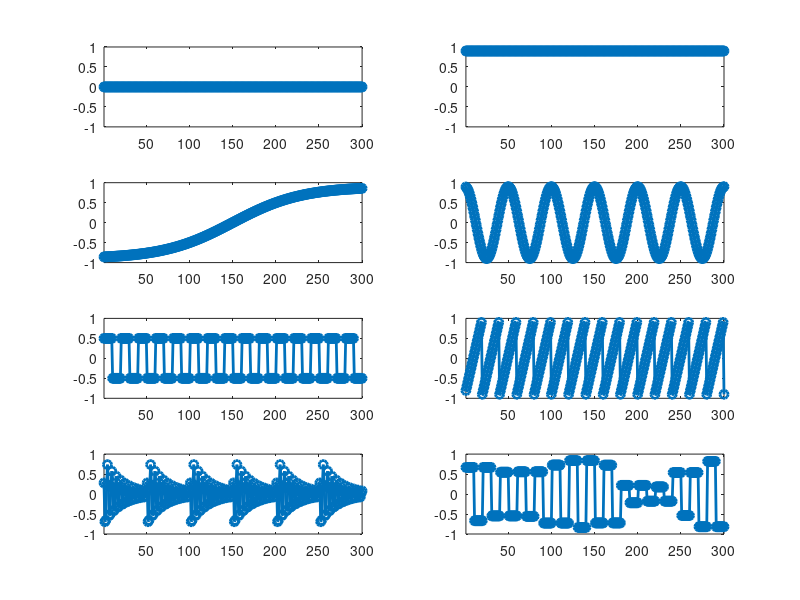

The MATLAB source for this figure: (Note: this script raises an error after producing the figure.)
function f
phi=10000*sind(180/10000);
pho=zeros(300,8);
[numofobs,numofcorr]=size(pho);
ran=rand(10,1);
for i=1:numofobs
    pho(i,1)=0;
    pho(i,2)=0.9;
    pho(i,3)=1.8*(1/(1+exp(-(i-numofobs/2)/40))-0.5);
    pho(i,4)=0.9*cos(2*phi*i/50);
    pho(i,5)=0.5*sign(sin(i*phi/10));
    pho(i,6)=1.8*(mod(i,20)/19-0.5);
    pho(i,7)=0.9*exp(-mod((i-1),50)/20)*cos(2*phi*i/5);
    pho(i,8)=0.9*ran(floor((i-1)/30)+1)*sign(sin(i*phi/10));
end
for i=1:numofcorr
    subplot(4,2,i)
    plot(pho(:,i),'-o','LineWidth',2)
    ylim([-1 1])
    xlim([1 numofobs])
end
%%%%%%%%%%%%%%%%%%%%%%%%%%%%%%%%%%%%%%%%%%%%%%%%%%%%%%%%%%%%%%%%%%%%%%%%
e=cell(50,numofcorr);
[repeattimes,numofcorr]=size(e);
epislon=cell(repeattimes,numofcorr);Ht=cell(repeattimes,numofcorr);
simulatedata=cell(repeattimes,numofcorr);
VARlag1=[5/8,0.5;0.25,5/8];VARconst=[0.01;0.5];
for j=1:numofcorr
    for i=1:repeattimes
        e{i,j}=zeros(numofobs,2);epislon{i,j}=zeros(numofobs,2);Ht{i,j}=zeros(numofobs,3);
        simulatedata{i,j}=zeros(numofobs,4);
        for k=1:numofobs
            SIGMA=[1,pho(k,j);pho(k,j),1];
            e{i,j}(k,:)=mvnrnd([0,0],SIGMA,1);
        end
        [epislon{i,j}(:,1),Ht{i,j}(:,1)]=tarch_simulate(e{i,j}(:,1),[0.01;0.05;0.9],1,0,1);
        [epislon{i,j}(:,2),Ht{i,j}(:,3)]=tarch_simulate(e{i,j}(:,2),[0.5;0.2;0.5],1,0,1);
        [simulatedata{i,j}(:,1)]=armaxfilter_simulate(epislon{i,j}(:,1),0,1,0.9);
        [simulatedata{i,j}(:,2)]=armaxfilter_simulate(epislon{i,j}(:,2),0,1,0.7);
        simulatedata{i,j}(1,3:end)=(eye(2)-VARlag1)\VARconst;
        for k=2:numofobs
            simulatedata{i,j}(k,3:end)=transpose(VARconst+VARlag1*transpose(simulatedata{i,j}(k-1,3:end))+transpose(epislon{i,j}(k,:)));
        end
        for k=1:numofobs
            Ht{i,j}(k,2)=pho(k,j)*sqrt(Ht{i,j}(k,1)*Ht{i,j}(k,3));
        end
    end
end
%%%%%%%%%%%%%%%%%%%%%%%%%%%%%%%%%%%%%%%%%%%%%%%%%%%%%%%%%%%%%%%%%%%%%%%%%%%%%
windowlength=285;
esdata=cell(repeattimes,numofcorr);% compare simple mean, univariate ar and var
esHt=cell(repeattimes,numofcorr);% compare cov risk metrics bekk and dcc
ARnumofcompare=6;
GARCHnumofcompare=(ARnumofcompare)*4*3;
ARlag=1;
for j=1:numofcorr
    for i=1:repeattimes
        esHt{i,j}=zeros(numofobs,GARCHnumofcompare);
        esdata{i,j}=zeros(numofobs,2*ARnumofcompare);
        errors=zeros(windowlength,2*ARnumofcompare);% the first 2 columns of errors are errors of simple mean
        % 3rd to 4th columns are univerate AR 5th to the end are VAR
        for o=1:2
            for k=1:(numofobs-windowlength)
                esdata{i,j}(k+windowlength,1+6*(o-1):2+6*(o-1))=mean(simulatedata{i,j}(k:(k+windowlength-1),(1+2*(o-1)):(2*o)));
                errors(:,1+6*(o-1):2+6*(o-1))=simulatedata{i,j}(k:(k+windowlength-1),(1+2*(o-1)):(2*o))...
                    -ones(windowlength,2)*diag(esdata{i,j}(k+windowlength,(1+2*(o-1)):(2*o)));
                %%%%%%%%%%%%%%%%%%%%%%
                for l=1:2
                    [ARparameters, ~, errors(:,2+l+6*(o-1))]=armaxfilter(simulatedata{i,j}(k:(k+windowlength-1),l+2*(o-1)),1,ARlag);
                    esdata{i,j}(k+windowlength,2+l+6*(o-1))=[1,simulatedata{i,j}((k+windowlength-ARlag):(k+windowlength-1),l+2*(o-1))]*ARparameters;  
                end
                %%%%%%%%%%%%%%%%%%%%%%%%%%%%%%%%%%%
                [VARparameters,~,~,~,VARconstent,~,~,errors(2:end,5+6*(o-1):6+6*(o-1))]=vectorar(simulatedata{i,j}(k:(k+windowlength-1),(1+2*(o-1)):(2*o)),1,ARlag);
                esdata{i,j}(k+windowlength,5+6*(o-1):6+6*(o-1))=simulatedata{i,j}((k+windowlength-ARlag):(k+windowlength-1),(1+2*(o-1)):(2*o))...
                    *transpose(VARparameters{ARlag})+transpose(VARconstent);
                %%%%%%%%%%%%%%%%%%%%%%%%%%%%%%%%%%%%%%%%%%
                for l=1:(ARnumofcompare/2)
                    cvHt=cov(errors(:,(1+2*(l-1)+6*(o-1)):(2*l+6*(o-1))));
                    esHt{i,j}(k+windowlength,(1+12*(l-1)+36*(o-1)):(3+12*(l-1)+36*(o-1)))=transpose(cvHt(tril(cvHt)~=0));
                    %%%%%%%%%%%%%%%
                    riskHt=riskmetrics(errors(:,(1+2*(l-1)+6*(o-1)):(2*l+6*(o-1))),0.94);
                    riskHt=riskHt(:,:,end);
                    esHt{i,j}(k+windowlength,(4+12*(l-1)+36*(o-1)):(6+12*(l-1)+36*(o-1)))=transpose(riskHt(tril(riskHt)~=0));
                    %%%%%%%%%%%%%%%%%%%
                    [~, ~, bekkHt] = bekk(errors(:,(1+2*(l-1)+6*(o-1)):(2*l+6*(o-1))),[],1,0,1,'Scalar');
                    bekkHt=bekkHt(:,:,end);
                    esHt{i,j}(k+windowlength,(7+12*(l-1)+36*(o-1)):(9+12*(l-1)+36*(o-1)))=transpose(bekkHt(tril(bekkHt)~=0));
                    %%%%%%%%%%%%%%%%
                    [~, ~, dccHt]=dcc(errors(:,(1+2*(l-1)+6*(o-1)):(2*l+6*(o-1))),[],1,0,1,1,0,1);
                    dccHt=dccHt(:,:,end);
                    esHt{i,j}(k+windowlength,(10+12*(l-1)+36*(o-1)):(12*l)+36*(o-1))=transpose(dccHt(tril(dccHt)~=0));
                end
            end
        end
    end
end
%%%%%%%%%%%%%%%%%%%%%%%%%%%%%%%%%%%%%%%%%%%%%%%%%%%%%%%%%%%%%%%%%%%%%%%%%%
%The first 3 columns of a certern cell in esHt are simple mean combined
%with simple COV, the next 3 contain simple mean combined with riskmetrics
%from the 13th column univerate AR combined with the corresponding method
%to estimate covariance matrix
%%%%%%%%%%%%%%%%%%%%%%%%%%%%%%%%%%%%%%%%%%%%%%%%%%%%%%%%%%%%%%%%%%%%%%%%%%%%
maeHt=cell(repeattimes,numofcorr);
for j=1:numofcorr
    for i=1:repeattimes
        maeHt{i,j}=zeros(numofobs-windowlength,GARCHnumofcompare);
        for k=1:(GARCHnumofcompare/3)
            maeHt{i,j}(:,(1+3*(k-1)):3*k)=abs(esHt{i,j}((1+windowlength):end,(1+3*(k-1)):3*k)...
                -Ht{i,j}((1+windowlength):end,:));
        end
    end
end
smaeHt=cell(repeattimes,numofcorr);summaeHt=cell(1,numofcorr);
for j=1:numofcorr
    for i=1:repeattimes
        smaeHt{i,j}=sum(maeHt{i,j});
    end
    summaeHt{j}=zeros(1,GARCHnumofcompare);
    for i=1:repeattimes
        summaeHt{j}=summaeHt{j}+smaeHt{i,j};
    end
end
for i=1:8
    summaeHt{i}=summaeHt{i}./(repeattimes*(numofobs-windowlength));
end
SUMHt=zeros(numofcorr,GARCHnumofcompare/3);
for i=1:numofcorr
    for j=1:(GARCHnumofcompare/3)
        SUMHt(i,j)=sum(summaeHt{i}((1+3*(j-1)):(3*j)));
    end
end
%%%%%%%%%%%%%%%%%%%%%%%%%%%%%%%%%%%%%%%%%%%%%%%%%%%%%%%%%%%%%%%%%%%%%%%%%%%%%
plot(SUMHt(:,5:GARCHnumofcompare/6)')
set(gca,'XTick',1:GARCHnumofcompare/6-4)
set(gca,'XTickLabel',{'ARMA-cov', 'ARMA-riskmetric', 'ARMA-bekk', 'ARMA-dcc', 'VAR-cov',...
    'VAR-riskmetric', 'VAR-bekk', 'VAR-dcc'})
title('ARMA')
legend('uncorrelated','highly correlated','logistic function','cos','step','modulous','exponential cos','random step')
%%%%%%%%%%%%%%%%%%%%%%%%%%%%%%%%%%%%%%%%%%%%%%%%%%%%%%%%%%%%%%%%%%%%%%%%%%%%%%%%
plot(SUMHt(:,GARCHnumofcompare/6+5:end)')
set(gca,'XTick',1:GARCHnumofcompare/6-4)
set(gca,'XTickLabel',{'ARMA-cov', 'ARMA-riskmetric', 'ARMA-bekk', 'ARMA-dcc', 'VAR-cov',...
    'VAR-riskmetric', 'VAR-bekk', 'VAR-dcc'})
title('VAR')
legend('uncorrelated','highly correlated','logistic function','cos','step','modulous','exponential cos','random step')
%%%%%%%%%%%%%%%%%%%%%%%%%
%%%%%%%%%%%%%%%%%%%%%%%%%%%%%%%%%%%%%%%%%%%%%%%%%%%%%%%%%%%%%%%%%%%%%%%%%%%%%%%%%%%%%%%%%%%%
% THE END OF THE SIMULATED DATA
%%%%%%%%%%%%%%%%%%%%%%%%%%%%%%%%%%%%%%%%%%%%%%%%%%%%%%%%%%%%%%%%%%%%%%%
